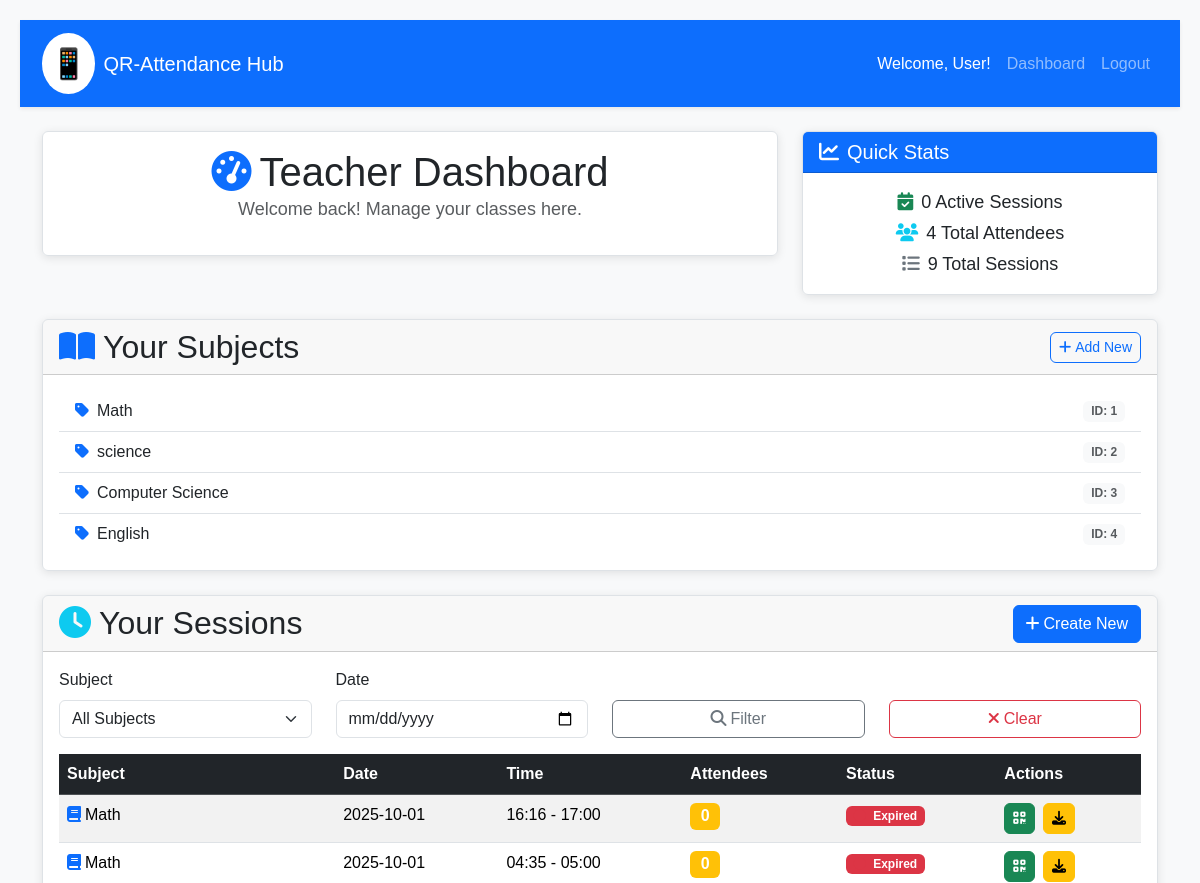
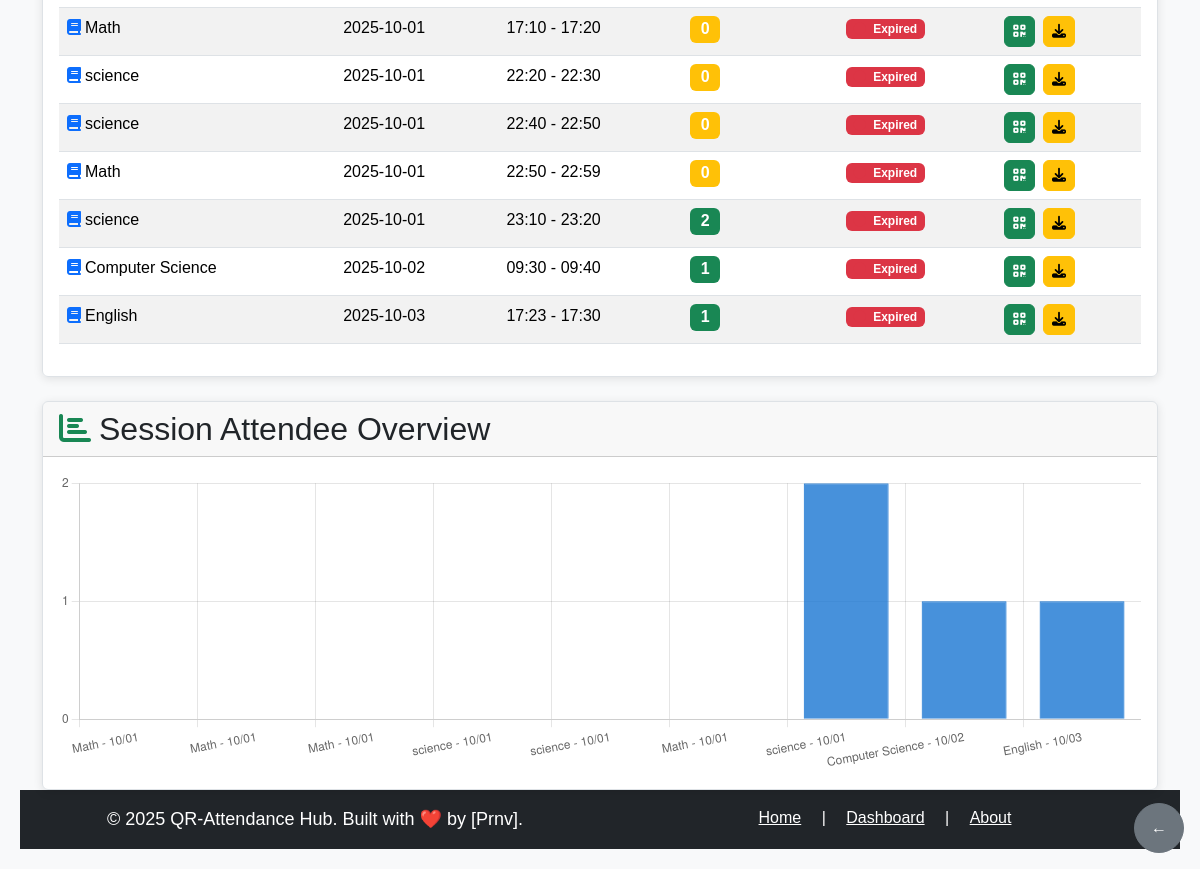
Page /teacher_dashboard (signed in) on the committed database (2 pictures, top to bottom).
### app.py (models this page shows)
class Subject(db.Model):
    id = db.Column(db.Integer, primary_key=True)
    name = db.Column(db.String(100), nullable=False)
    teacher_id = db.Column(db.Integer, db.ForeignKey('user.id'), nullable=False)

class Session(db.Model):
    id = db.Column(db.Integer, primary_key=True)
    subject_id = db.Column(db.Integer, db.ForeignKey('subject.id'), nullable=False)
    date = db.Column(db.Date, nullable=False)
    start_time = db.Column(db.String(10), nullable=False)
    end_time = db.Column(db.String(10), nullable=False)
    qr_code = db.Column(db.String(200))
    is_active = db.Column(db.Boolean, default=True)
    expires_at = db.Column(db.DateTime, nullable=False)
    teacher_id = db.Column(db.Integer, db.ForeignKey('user.id'), nullable=False)
    secret_key = db.Column(db.String(32), nullable=False, default=lambda: pyotp.random_base32())  # NEW
    subject = db.relationship('Subject', backref='sessions', lazy=True)

### app.py (the view)
@app.route('/teacher_dashboard')
def teacher_dashboard():
    if 'user_id' not in session:
        flash('Please log in.', 'error')
        return redirect(url_for('login'))
    if session['role'] != 'teacher':
        flash('Teachers only.', 'error')
        return redirect(url_for('home'))
    check_expired_sessions()  # If you added this earlier
    user_id = session['user_id']
    subjects = Subject.query.filter_by(teacher_id=user_id).all()
    sessions = Session.query.filter_by(teacher_id=user_id).all()
    total_sessions = len(sessions)
    active_sessions = 0
    total_attendees = 0
    for s in sessions:
        s.attendee_count = Attendance.query.filter_by(session_id=s.id).count() or 0
        if s.is_active:
            active_sessions += 1
        total_attendees += s.attendee_count
    return render_template('teacher_dashboard.html', subjects=subjects, sessions=sessions,
                           total_sessions=total_sessions, active_sessions=active_sessions, total_attendees=total_attendees)

### app.py (called while the page is built)
def check_expired_sessions():
    expired_sessions = Session.query.filter(Session.expires_at < datetime.now(), Session.is_active == True).all()
    for ses in expired_sessions:
        ses.is_active = False
    db.session.commit()
    return len(expired_sessions)

### templates/teacher_dashboard.html (shortened to what this page needs)
{% extends 'base.html' %}
{% block extra_css %}
<link rel="stylesheet" href="https://cdnjs.cloudflare.com/ajax/libs/font-awesome/6.4.0/css/all.min.css">
{% endblock %}
{% block content %}
<div class="row mb-4">
    <div class="col-md-8">
        <div class="card">
            <div class="card-body">
                <h1 class="card-title mb-0"><i class="fas fa-tachometer-alt me-2 text-primary"></i>Teacher Dashboard</h1>
                <p class="text-muted">Welcome back! Manage your classes here.</p>
            </div>
        </div>
    </div>
    <div class="col-md-4">
        <div class="card h-100">
            <div class="card-header bg-primary text-white">
                <h5 class="mb-0"><i class="fas fa-chart-line me-2"></i>Quick Stats</h5>
            </div>
            <div class="card-body text-center">
                <p class="mb-1"><i class="fas fa-calendar-check me-2 text-success"></i>{{ active_sessions|default(0) }} Active Sessions</p>
                <p class="mb-1"><i class="fas fa-users me-2 text-info"></i>{{ total_attendees|default(0) }} Total Attendees</p>
                <p class="mb-0"><i class="fas fa-list me-2 text-secondary"></i>{{ total_sessions|default(0) }} Total Sessions</p>
            </div>
        </div>
    </div>
</div>
<div class="row mb-4">
    <div class="col-12">
        <div class="card">
            <div class="card-header d-flex justify-content-between align-items-center">
                <h2 class="mb-0"><i class="fas fa-book-open me-2 text-primary"></i>Your Subjects</h2>
                <a href="{{ url_for('add_subject') }}" class="btn btn-outline-primary btn-sm"><i class="fas fa-plus me-1"></i>Add New</a>
            </div>
            <div class="card-body">
                {% if subjects %}
                    <ul class="list-group list-group-flush">
                        {% for subject in subjects %}
                            <li class="list-group-item d-flex justify-content-between align-items-center">
                                <span><i class="fas fa-tag me-2 text-primary"></i>{{ subject.name }}</span>
                                <small class="text-muted badge bg-light">ID: {{ subject.id }}</small>
                            </li>
                        {% endfor %}
                    </ul>
                {% else %}
                    <div class="text-center text-muted py-4">
                        <i class="fas fa-book fa-3x mb-3 opacity-50"></i>
                        <p>No subjects yet. <a href="{{ url_for('add_subject') }}">Add one to get started!</a></p>
                    </div>
                {% endif %}
            </div>
        </div>
    </div>
</div>
<div class="row mb-4">
    <div class="col-12">
        <div class="card">
            <div class="card-header d-flex justify-content-between align-items-center">
                <h2 class="mb-0"><i class="fas fa-clock me-2 text-info"></i>Your Sessions</h2>
                <a href="{{ url_for('create_session') }}" class="btn btn-primary"><i class="fas fa-plus me-1"></i>Create New</a>
            </div>
            <div class="card-body">
                <div class="row mb-3">
                    <div class="col-md-3">
                        <label class="form-label">Subject</label>
                        <select class="form-select" id="subjectFilter">
                            <option value="">All Subjects</option>
                        </select>
                    </div>
                    <div class="col-md-3">
                        <label class="form-label">Date</label>
                        <input type="date" class="form-control" id="dateFilter" value="{{ today|default('') }}">
                    </div>
                    <div class="col-md-3">
                        <label class="form-label">&nbsp;</label>
                        <button class="btn btn-outline-secondary w-100" onclick="filterSessions()"><i class="fas fa-search me-1"></i>Filter</button>
                    </div>
                    <div class="col-md-3">
                        <label class="form-label">&nbsp;</label>
                        <button class="btn btn-outline-danger w-100" onclick="clearFilters()"><i class="fas fa-times me-1"></i>Clear</button>
                    </div>
                </div>
                <div class="table-responsive">
                    <table class="table table-striped table-hover">
                        <thead class="table-dark">
                            <tr>
                                <th>Subject</th>
                                <th>Date</th>
                                <th>Time</th>
                                <th>Attendees</th>
                                <th>Status</th>
                                <th>Actions</th>
                            </tr>
                        </thead>
                        <tbody>
                            {% if sessions %}
                                {% for session in sessions %}
                                    <tr data-subject="{{ session.subject.id }}" data-date="{{ session.date.strftime('%Y-%m-%d') }}">
                                        <td><i class="fas fa-book me-1 text-primary"></i>{{ session.subject.name }}</td>
                                        <td>{{ session.date.strftime('%Y-%m-%d') }}</td>
                                        <td>{{ session.start_time }} - {{ session.end_time }}</td>
                                        <td><span class="badge {{ 'bg-success' if session.attendee_count > 0 else 'bg-warning' }} fs-6">{{ session.attendee_count }}</span></td>
                                        <td>
                                            <span class="badge {{ 'bg-success' if session.is_active else 'bg-danger' }}">
                                                <i class="fas fa-circle {{ 'text-success' if session.is_active else 'text-danger' }} me-1"></i>
                                                {{ 'Active' if session.is_active else 'Expired' }}
                                            </span>
                                        </td>
                                        <td>
                                            <a href="{{ url_for('generate_qr', session_id=session.id) }}" class="btn btn-success btn-sm me-1" title="Generate QR">
                                                <i class="fas fa-qrcode"></i>
                                            </a>
                                            <a href="{{ url_for('export_csv', session_id=session.id) }}" class="btn btn-warning btn-sm" title="Export CSV">
                                                <i class="fas fa-download"></i>
                                            </a>
                                        </td>
                                    </tr>
                                {% endfor %}
                            {% endif %}
                        </tbody>
                    </table>
                </div>
            </div>
        </div>
    </div>
</div>
<div class="row">
    <div class="col-12">
        <div class="card">
            <div class="card-header">
                <h2 class="mb-0"><i class="fas fa-chart-bar me-2 text-success"></i>Session Attendee Overview</h2>
            </div>
            <div class="card-body">
                {% if sessions %}
                    <canvas id="sessionBar" height="300"></canvas>
                    <script>
                        const ctxBar = document.getElementById('sessionBar').getContext('2d');
                        const sessionLabels = [{% for s in sessions %}'{{ s.subject.name }} - {{ s.date.strftime("%m/%d") }}', {% endfor %}];
                        const counts = [{% for s in sessions %}{{ s.attendee_count }}, {% endfor %}];
                        new Chart(ctxBar, {
                            type: 'bar',
                            data: {
                                labels: sessionLabels,
                                datasets: [{
                                    label: 'Attendees',
                                    data: counts,
                                    backgroundColor: 'rgba(25, 118, 210, 0.8)',
                                    borderColor: '#1976d2',
                                    borderWidth: 1
                                }]
                            },
                            options: {
                                responsive: true,
                                maintainAspectRatio: false,
                                scales: {
                                    y: {
                                        beginAtZero: true,
                                        ticks: { stepSize: 1 }
                                    }
                                },
                                plugins: {
                                    legend: { display: false },
                                    tooltip: { mode: 'index', intersect: false }
                                }
                            }
                        });
                    </script>
                {% else %}
                    <div class="text-center text-muted py-4">
                        <i class="fas fa-chart-line fa-3x mb-3 opacity-50"></i>
                        <p>No data yet. Create sessions and track attendance!</p>
                    </div>
                {% endif %}
            </div>
        </div>
    </div>
</div>
{% endblock %}

### templates/base.html (shortened to what this page needs)
<!DOCTYPE html>
<html lang="en">
<head>
    <link href="https://cdn.jsdelivr.net/npm/bootstrap@5.3.3/dist/css/bootstrap.min.css" rel="stylesheet">
    <link rel="stylesheet" href="{{ url_for('static', filename='css/style.css') }}">
    {% block extra_css %}{% endblock %}
    <link rel="stylesheet" href="https://cdnjs.cloudflare.com/ajax/libs/font-awesome/6.4.0/css/all.min.css">
    <link rel="stylesheet" href="https://cdnjs.cloudflare.com/ajax/libs/font-awesome/6.4.0/css/all.min.css">
</head>
<body class="d-flex flex-column min-vh-100 bg-light">
    <nav class="navbar navbar-expand-lg navbar-dark bg-primary shadow-sm">
        <div class="container">
            <a class="navbar-brand d-flex align-items-center" href="{{ url_for('home') }}">
                <span class="bg-white text-primary rounded-circle p-2 me-2" style="font-size: 1.5em;">📱</span>
                QR-Attendance Hub
            </a>
            <div class="collapse navbar-collapse" id="navbarNav">
                <ul class="navbar-nav ms-auto">
                    {% if session.get('user_id') %}
                        <li class="nav-item">
                            <span class="nav-link text-white">Welcome, {{ session.get('name', 'User') }}!</span>
                        </li>
                        {% if session.get('role') == 'teacher' %}
                            <li class="nav-item">
                                <a class="nav-link" href="{{ url_for('teacher_dashboard') }}">Dashboard</a>
                            </li>
                        {% elif session.get('role') == 'student' %}
                            <li class="nav-item">
                                <a class="nav-link" href="{{ url_for('student_dashboard') }}">Dashboard</a>
                            </li>
                        {% endif %}
                        <li class="nav-item">
                            <a class="nav-link btn btn-outline-light" href="{{ url_for('logout') }}">Logout</a>
                        </li>
                    {% endif %}
                </ul>
            </div>
        </div>
    </nav>
    <main class="flex-grow-1">
        <div class="container mt-4">
            {% block content %}{% endblock %}
        </div>
    </main>
    <button id="backBtn" class="btn btn-secondary position-fixed bottom-0 end-0 m-3" style="border-radius: 50%; width: 50px; height: 50px; z-index: 1050; display: none;" onclick="history.back()">
        ←
    </button>
    <footer class="bg-dark text-white mt-auto py-3">
        <div class="container text-center">
            <div class="row">
                <div class="col-md-6">
                    <p class="mb-0">&copy; 2025 QR-Attendance Hub. Built with ❤️ by [Prnv].</p>
                </div>
                <div class="col-md-6">
                    <a href="{{ url_for('home') }}" class="text-white me-3">Home</a> |
                    {% if session.get('user_id') %}
                        <a href="{{ url_for('teacher_dashboard' if session.get('role') == 'teacher' else 'student_dashboard') }}" class="text-white ms-3 me-3">Dashboard</a> |
                    {% endif %}
                    <a href="#about" class="text-white ms-3">About</a>
                </div>
            </div>
        </div>
    </footer>
</body>
</html>

### static/css/style.css (style rules this page uses)
body { background-color: #f0f8ff !important; color: #333; margin: 0; padding: 20px; font-family: Arial, sans-serif; max-width: 100vw; overflow-x: hidden; }
h1 { color: #1976d2; text-align: center; }
p { font-size: 18px; text-align: center; }
.card { background-color: rgba(255, 255, 255, 0.95); border: 1px solid #dee2e6; box-shadow: 0 2px 10px rgba(0, 0, 0, 0.1); }
.navbar-brand span { font-size: 1.5em; }
.btn { border-radius: 6px; }

### rows in the picture
Subject: name "Math", id "1"
Subject: name "science", id "2"
Subject: name "Computer Science", id "3"
Subject: name "English", id "4"

### other values in the picture
{{ session.get('name', 'User') }} "User"
{{ active_sessions|default(0) }} "0"
{{ total_attendees|default(0) }} "4"
{{ total_sessions|default(0) }} "9"
{{ session.subject.name }} "Math"
{{ session.date.strftime('%Y-%m-%d') }} "2025-10-01"
{{ session.start_time }} "16:16"
{{ session.end_time }} "17:00"
{{ session.attendee_count }} "0"
{{ 'Active' if session.is_active else 'Expired' }} "Expired"
{{ session.start_time }} "04:35"
{{ session.end_time }} "05:00"
{{ session.start_time }} "17:10"
{{ session.end_time }} "17:20"
{{ session.subject.name }} "science"
